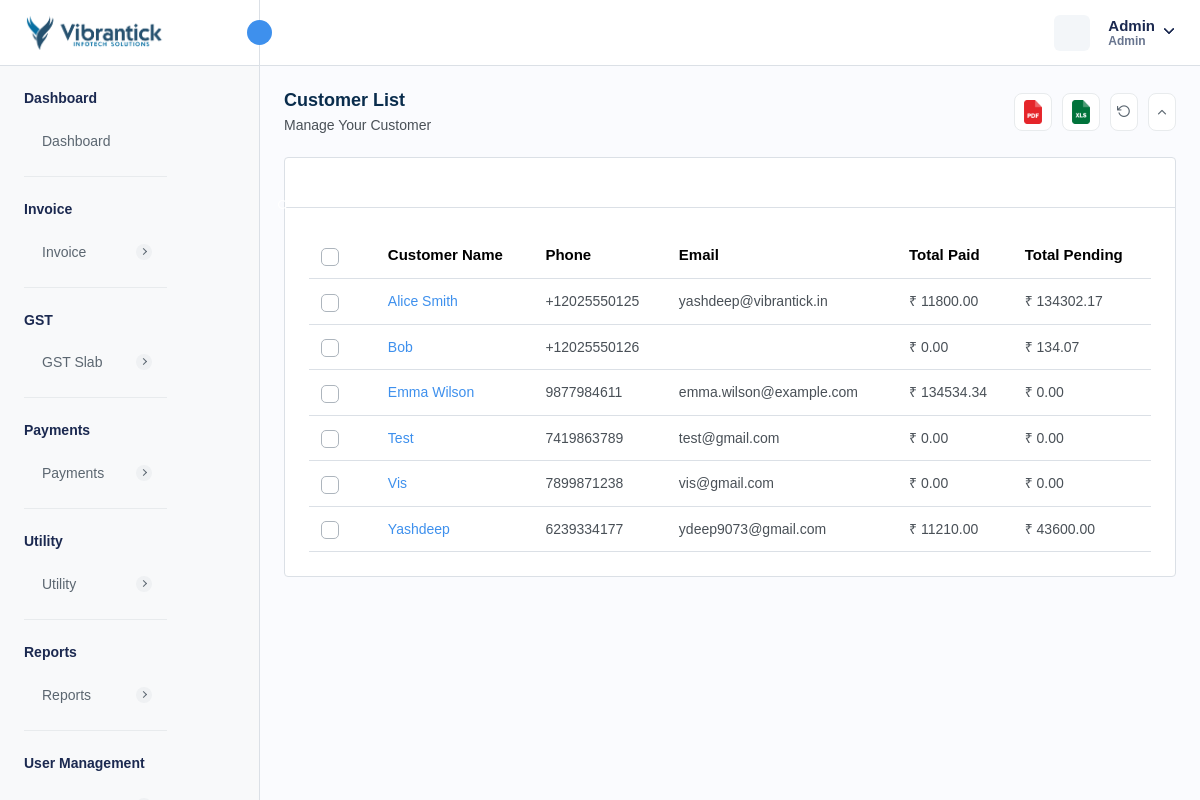
/customer-reports.php (signed in), run on an earlier commit of the app's database.
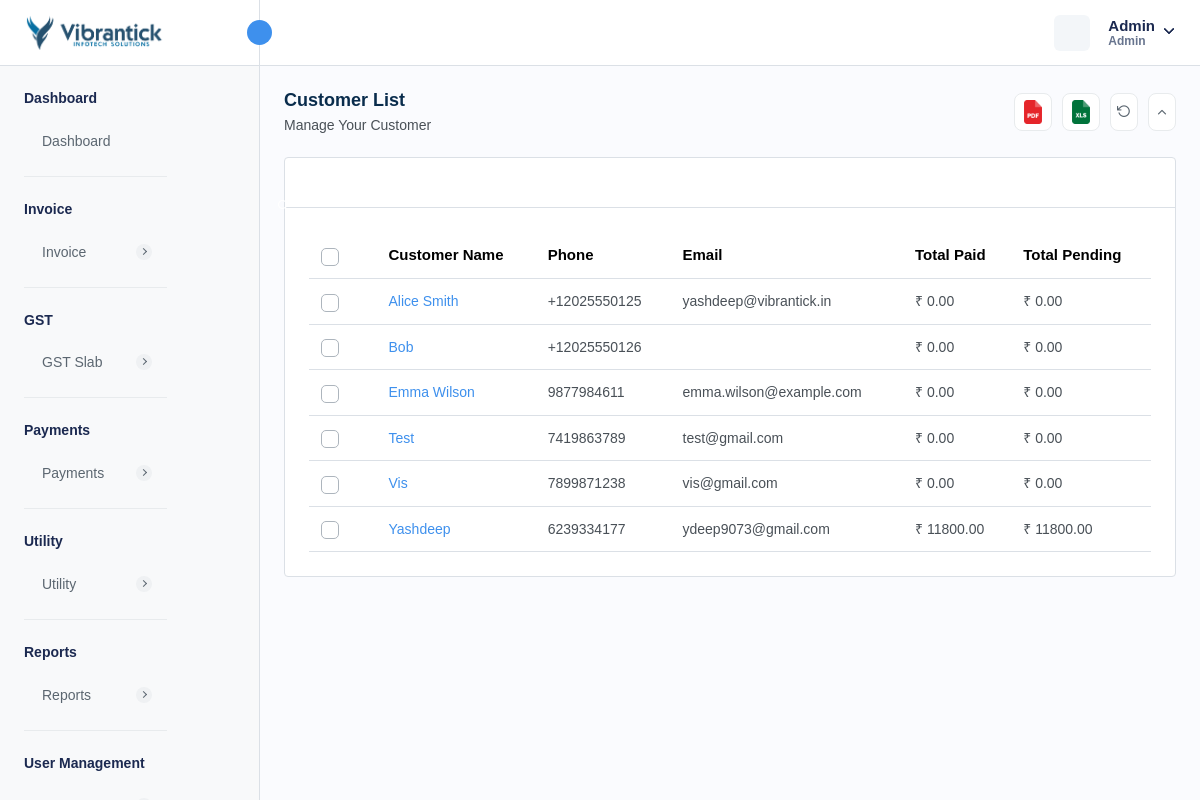
And on a later commit of the database.
### tables this page shows
CREATE TABLE `company_settings` (
  `company_id` int NOT NULL AUTO_INCREMENT,
  `company_name` varchar(255) DEFAULT NULL,
  `company_email` varchar(255) DEFAULT NULL,
  `company_phone` varchar(20) DEFAULT NULL,
  `company_website` varchar(255) DEFAULT NULL,
  `company_logo` varchar(255) DEFAULT NULL,
  `favicon` varchar(255) DEFAULT NULL,
  `address` text,
  `country` varchar(100) DEFAULT NULL,
  `state` varchar(100) DEFAULT NULL,
  `city` varchar(100) DEFAULT NULL,
  `postal_code` varchar(20) DEFAULT NULL,
  `created_at` timestamp NULL DEFAULT CURRENT_TIMESTAMP,
  `updated_at` timestamp NULL DEFAULT CURRENT_TIMESTAMP ON UPDATE CURRENT_TIMESTAMP,
  PRIMARY KEY (`company_id`)
);

CREATE TABLE `customer` (
  `customer_id` int NOT NULL AUTO_INCREMENT,
  `customer_name` varchar(255) NOT NULL,
  `customer_phone` varchar(15) DEFAULT NULL,
  `customer_email` varchar(255) DEFAULT NULL,
  `customer_address` text,
  `ship_name` varchar(255) DEFAULT NULL,
  `ship_phone` varchar(15) DEFAULT NULL,
  `ship_email` varchar(255) DEFAULT NULL,
  `ship_address` text,
  `isActive` int DEFAULT '1',
  `created_at` timestamp NULL DEFAULT CURRENT_TIMESTAMP,
  `updated_at` timestamp NULL DEFAULT NULL ON UPDATE CURRENT_TIMESTAMP,
  `customer_state` varchar(45) DEFAULT NULL,
  `customer_city` int DEFAULT NULL,
  `gst_number` varchar(45) DEFAULT NULL,
  `image` varchar(155) DEFAULT NULL,
  PRIMARY KEY (`customer_id`),
  UNIQUE KEY `customer_phone_UNIQUE` (`customer_phone`),
  UNIQUE KEY `customer_email_UNIQUE` (`customer_email`),
  UNIQUE KEY `gst_number_UNIQUE` (`gst_number`)
);

CREATE TABLE `currency` (
  `currency_id` int NOT NULL AUTO_INCREMENT,
  `currency_name` varchar(255) DEFAULT NULL,
  `currency_code` varchar(45) DEFAULT NULL,
  `currency_symbol` varchar(45) DEFAULT NULL,
  `currency_rate` decimal(10,2) DEFAULT NULL,
  `created_at` timestamp NULL DEFAULT CURRENT_TIMESTAMP,
  `updated_at` timestamp NULL DEFAULT NULL,
  `is_active` int DEFAULT '1',
  PRIMARY KEY (`currency_id`)
);

### customer-reports.php (the view, shortened to what the rows shown need)
<?php
require "./database/config.php";
try {
    $stmtFetch = $db->prepare("SELECT
    c.*,
    COALESCE(SUM(CASE WHEN i.status = 'PAID' THEN i.total_amount ELSE 0 END), 0) AS total_paid,
    COALESCE(SUM(CASE WHEN i.status = 'PENDING' THEN i.total_amount ELSE 0 END), 0) AS total_pending
FROM
    customer c
LEFT JOIN
    invoice i ON c.customer_id = i.customer_id
GROUP BY
    c.customer_id, c.customer_name
ORDER BY
    c.customer_name;
    ");
    $stmtFetch->execute();
    $customers = $stmtFetch->get_result();
    $stmtFetchCompanySettings = $db->prepare("SELECT * FROM company_settings");
    $stmtFetchCompanySettings->execute();
    $companySettings = $stmtFetchCompanySettings->get_result()->fetch_array(MYSQLI_ASSOC);
    $stmtFetchLocalizationSettings = $db->prepare("SELECT * FROM localization_settings INNER JOIN currency ON localization_settings.currency_id = currency.currency_id WHERE currency.is_active = 1 ;");
    $stmtFetchLocalizationSettings->execute();
    $localizationSettings = $stmtFetchLocalizationSettings->get_result()->fetch_array(MYSQLI_ASSOC);
} catch (Exception $e) {
    $_SESSION['error'] = $e;
}
?>
<!DOCTYPE html>
<html lang="en">
<head>
    <link rel="stylesheet" href="assets/css/bootstrap.min.css">
    <link rel="stylesheet" href="assets/css/bootstrap-datetimepicker.min.css">
    <link rel="stylesheet" href="assets/css/animate.css">
    <link rel="stylesheet" href="assets/css/feather.css">
    <link rel="stylesheet" href="assets/plugins/select2/css/select2.min.css">
    <link rel="stylesheet" href="assets/plugins/summernote/summernote-bs4.min.css">
    <link rel="stylesheet" href="assets/plugins/bootstrap-tagsinput/bootstrap-tagsinput.css">
    <link rel="stylesheet" href="assets/css/dataTables.bootstrap5.min.css">
    <link rel="stylesheet" href="assets/plugins/fontawesome/css/fontawesome.min.css">
    <link rel="stylesheet" href="assets/plugins/fontawesome/css/all.min.css">
    <link rel="stylesheet" href="assets/css/style.css">
    <link rel="stylesheet" href="https://cdn.jsdelivr.net/npm/notyf@3/notyf.min.css" />
</head>
<body>
    <div class="main-wrapper">
        <div class="header">
            <?php require_once("header.php"); ?>
        </div>
        <div class="page-wrapper">
            <div class="content">
                <div class="card table-list-card">
                    <div class="card-body">
                        <div class="table-responsive">
                            <table id="myTable" class="table datanew">
                                <thead>
                                    <tr>
                                        <th class="no-sort">
                                            <label class="checkboxs">
                                                <span class="checkmarks"></span>
                                            </label>
                                        </th>
                                        <th>Customer Name</th>
                                        <th>Phone</th>
                                        <th>Email</th>
                                        <th>Total Paid</th>
                                        <th>Total Pending</th>
                                    </tr>
                                </thead>
                                <tbody>
                                    <?php foreach ($customers->fetch_all(MYSQLI_ASSOC) as $customer) { ?>
                                        <tr>
                                            <td>
                                                <label class="checkboxs">
                                                    <span class="checkmarks"></span>
                                                </label>
                                            </td>
                                            <td>
                                                <div class="userimgname">
                                                    <div>
                                                        <a class="text-primary"
                                                            href="<?php echo getenv("BASE_URL") . "view-customer-report?id=" . base64_encode($customer['customer_id']) ?>"><?php echo $customer['customer_name'] ?></a>
                                                    </div>
                                                </div>
                                            </td>
                                            <td><?php echo $customer['customer_phone'] ?></td>
                                            <td>
                                                <?php echo $customer['customer_email'] ?>
                                            </td>
                                            <td>
                                                <?php echo (isset($localizationSettings["currency_symbol"]) ? $localizationSettings["currency_symbol"] : "$") . " " . $customer['total_paid'] ?>
                                            </td>
                                            <td>
                                                <?php echo (isset($localizationSettings["currency_symbol"]) ? $localizationSettings["currency_symbol"] : "$") . " " . $customer['total_pending'] ?>
                                            </td>
                                        </tr>
                                    <?php } ?>
                                </tbody>
                            </table>
                        </div>
                    </div>
                </div>
            </div>
        </div>
    </div>
</body>
</html>

### header.php (shortened to what the rows shown need)
<div class="header">
    <div class="header-left active">
        <a href="<?= getenv("BASE_URL") . "dashboard" ?>" class="logo logo-normal">
            <img src="<?= isset($companySettings['company_logo']) ? $companySettings['company_logo'] : "assets/img/logo/vis-logo.png" ?>"
                alt="" />
        </a>
    </div>
</div>

What changed in the data, as far as the page shows it:
computed for customer "Alice Smith": total_paid "11800.00" → "0.00"; total_pending "134302.17" → "0.00"
computed for customer "Bob": total_pending "134.07" → "0.00"
computed for customer "Emma Wilson": total_paid "134534.34" → "0.00"
changed customer "Yashdeep": total_paid "11210.00" → "11800.00"; total_pending "43600.00" → "11800.00"
